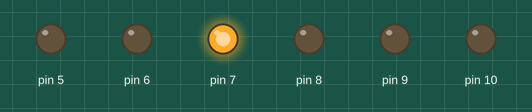
A sketch run on a simulated Arduino Uno, built with avr-gcc and run on an emulated ATmega328P. On the bench: output pins drawn as LEDs (lit = HIGH). Random numbers use the default seed unless the sketch sets one.

Above: at 0.1 s.
At 4.1 s:
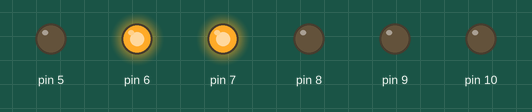
At 8.1 s:
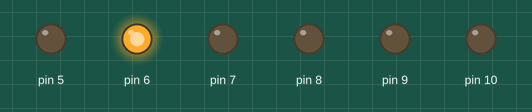
At 16.1 s:
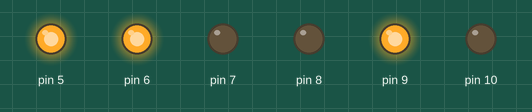
At 28.1 s:
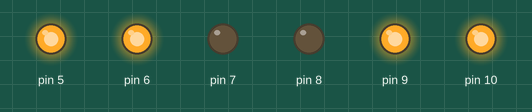
At 36.1 s:
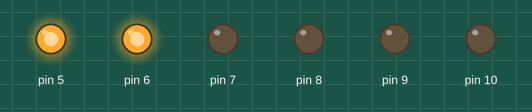
Timing chart, 0 to 37.6 s (numbered marks = the images above):
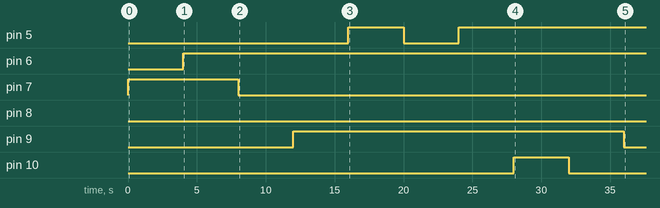

Measured:
- by itself, pin 5: LOW → HIGH at 16.0 s, → LOW 4.0 s later, → HIGH 4.0 s later
- by itself, pin 6: LOW → HIGH at 4.0 s
- by itself, pin 7: LOW → HIGH at 0.00 s, → LOW 8.0 s later
- by itself, pin 9: LOW → HIGH at 12.0 s, → LOW 24.0 s later
- by itself, pin 10: LOW → HIGH at 28.0 s, → LOW 4.0 s later

The sketch:

prototipo_arudino.ino
```cpp
int tempo=4000;
int numero;

void setup() {                        // inicializa os pinos digitais como saída
  pinMode(5, OUTPUT);
  pinMode(6, OUTPUT);
  pinMode(7, OUTPUT);
  pinMode(8, OUTPUT);
  pinMode(9, OUTPUT);
  pinMode(10, OUTPUT);
  randomSeed(analogRead(0)); // inicializa a lista de valores aleatórios
  }

void loop() {
  int numero = random(5,11);    // sorteia um número de 5 a 10
/*  digitalWrite(numero, HIGH);   // acende o LED no endereço do pino sorteado*/
/*  delay(tempo);               // espera
  digitalWrite(numero, LOW);    // apaga o mesmo LED*/

  if(digitalRead(numero)==HIGH)
  {
    digitalWrite(numero, LOW);
  }
  else
  {
    digitalWrite(numero, HIGH);
  }

  delay(tempo);
}
```
